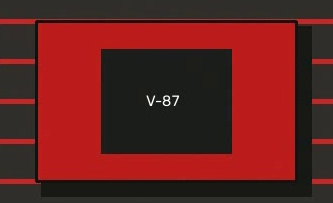
#> input picture data/snapshots/20260827_235707_evt_viol_64153a_track_4.jpg, 333 x 203 px; its folder holds only this picture in this run
$ python -i health_monitor.py   (imports and definitions only)
#> lines starting #> are read from the running program, lines starting #| are printed output that depends on the picture
#> further down, picture is the input picture: shape (203, 333, 3); mean B, G, R 30.2, 32.6, 99.4
"""
System Health, Edge Analytics & Camera Obstruction Detection for SmartPark Vision.
Monitors processed FPS, CPU/GPU/memory health, and detects lens occlusions or sudden shifts.
"""

import time
from typing import Dict, Any, Optional
import numpy as np
import cv2
import psutil

class HealthMonitor:
    def __init__(self):
        self.start_time = time.time()
        self.frame_count = 0
        self.fps = 0.0
        self.last_fps_calc_time = time.time()
        self.fps_frame_count = 0

        # Camera shift / occlusion detection baseline
        self.prev_frame_gray: Optional[np.ndarray] = None
        self.occlusion_alert = False
        self.shift_alert = False

    def update_frame(self, frame: np.ndarray) -> Dict[str, Any]:
        """
        Calculates real-time FPS and verifies frame health (lens occlusion, signal loss).
        """
        self.frame_count += 1
        self.fps_frame_count += 1
        current_time = time.time()

        # Calculate smoothed FPS every 1.0 second
        if current_time - self.last_fps_calc_time >= 1.0:
            self.fps = self.fps_frame_count / (current_time - self.last_fps_calc_time)
            self.fps_frame_count = 0
            self.last_fps_calc_time = current_time

        # Check camera health
        is_healthy, anomaly_reason = self._check_camera_health(frame)

        return {
            "fps": round(self.fps, 1),
            "uptime_seconds": int(current_time - self.start_time),
            "cpu_percent": psutil.cpu_percent(),
            "memory_percent": psutil.virtual_memory().percent,
            "camera_healthy": is_healthy,
            "anomaly_reason": anomaly_reason
        }

    def _check_camera_health(self, frame: np.ndarray) -> (bool, Optional[str]):
        if frame is None or frame.size == 0:
            return False, "signal_loss"

        # Downsample for quick computation
        small = cv2.resize(frame, (160, 90))
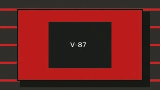
#> small: shape (90, 160, 3); mean B, G, R 30.8, 33.1, 99.9
        gray = cv2.cvtColor(small, cv2.COLOR_BGR2GRAY)
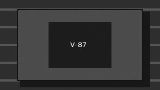
#> gray: shape (90, 160); min 13, max 246, mean 52.9

        # 1. Total blackout / high glare check (mean pixel brightness & standard deviation)
        mean_brightness = np.mean(gray)
#> mean_brightness = 52.89
        std_brightness = np.std(gray)
#> std_brightness = 22.19

        if std_brightness < 4.0:
            return False, "lens_occlusion_or_blank"

        if mean_brightness < 5.0:
            return False, "severe_darkness_signal_loss"

        # 2. Frame difference for sudden shift detection
        if self.prev_frame_gray is not None:
            diff = cv2.absdiff(gray, self.prev_frame_gray)
            mean_diff = np.mean(diff)
            # Extreme global delta indicates sudden camera displacement
            if mean_diff > 120.0:
                self.prev_frame_gray = gray
                return False, "sudden_camera_shift"

        self.prev_frame_gray = gray
        return True, None

>>> import cv2
>>> picture = cv2.imread('../data/snapshots/20260827_235707_evt_viol_64153a_track_4.jpg')
>>> result = HealthMonitor().update_frame(picture)
#> in update_frame, `is_healthy, anomaly_reason = self._check_camera_health(frame)`: is_healthy = True
#> result = 6 items
